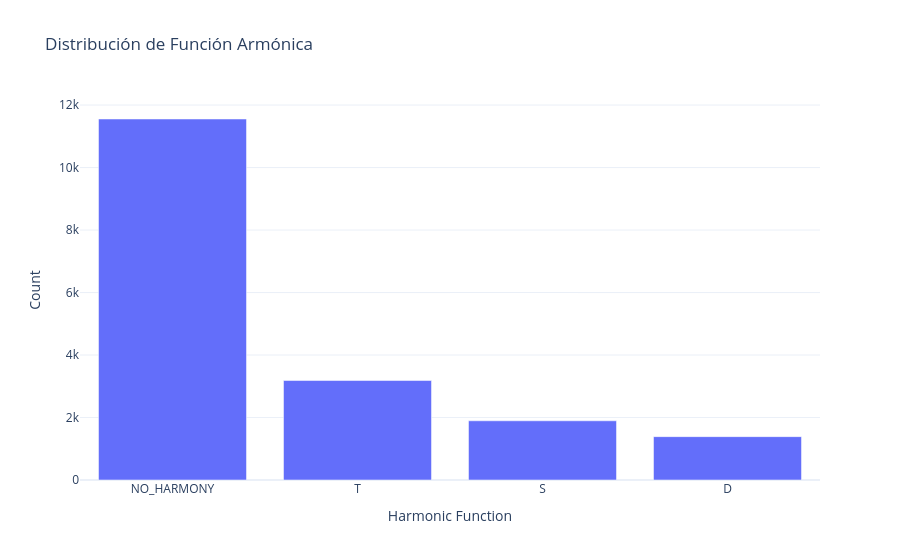

The notebook cell this image was saved under:
### Markdown cell above
## 2. Distribución de Función Armónica

### Code cell
counts = df["function_coarse"].value_counts().rename_axis("function_coarse").reset_index(name="count")
fig = px.bar(
    counts,
    x="function_coarse",
    y="count",
    labels={"function_coarse": "Harmonic Function", "count": "Count"},
    title="Distribución de Función Armónica",
)

fig.show()

### Figure 1 — Plotly figure (JSON) as saved in the notebook; plotly's stock layout.template omitted (floating-point values rounded to 4 significant figures)
{"data": [{"hovertemplate": "Harmonic Function=%{x}<br>Count=%{y}<extra></extra>", "legendgroup": "", "marker": {"color": "#636efa", "pattern": {"shape": ""}}, "name": "", "orientation": "v", "showlegend": false, "textposition": "auto", "type": "bar", "x": ["NO_HARMONY", "T", "S", "D"], "xaxis": "x", "y": [11554, 3184, 1895, 1388], "yaxis": "y"}], "layout": {"barmode": "relative", "legend": {"tracegroupgap": 0}, "title": {"text": "Distribución de Función Armónica"}, "xaxis": {"anchor": "y", "domain": [0, 1], "title": {"text": "Harmonic Function"}}, "yaxis": {"anchor": "x", "domain": [0, 1], "title": {"text": "Count"}}}}
